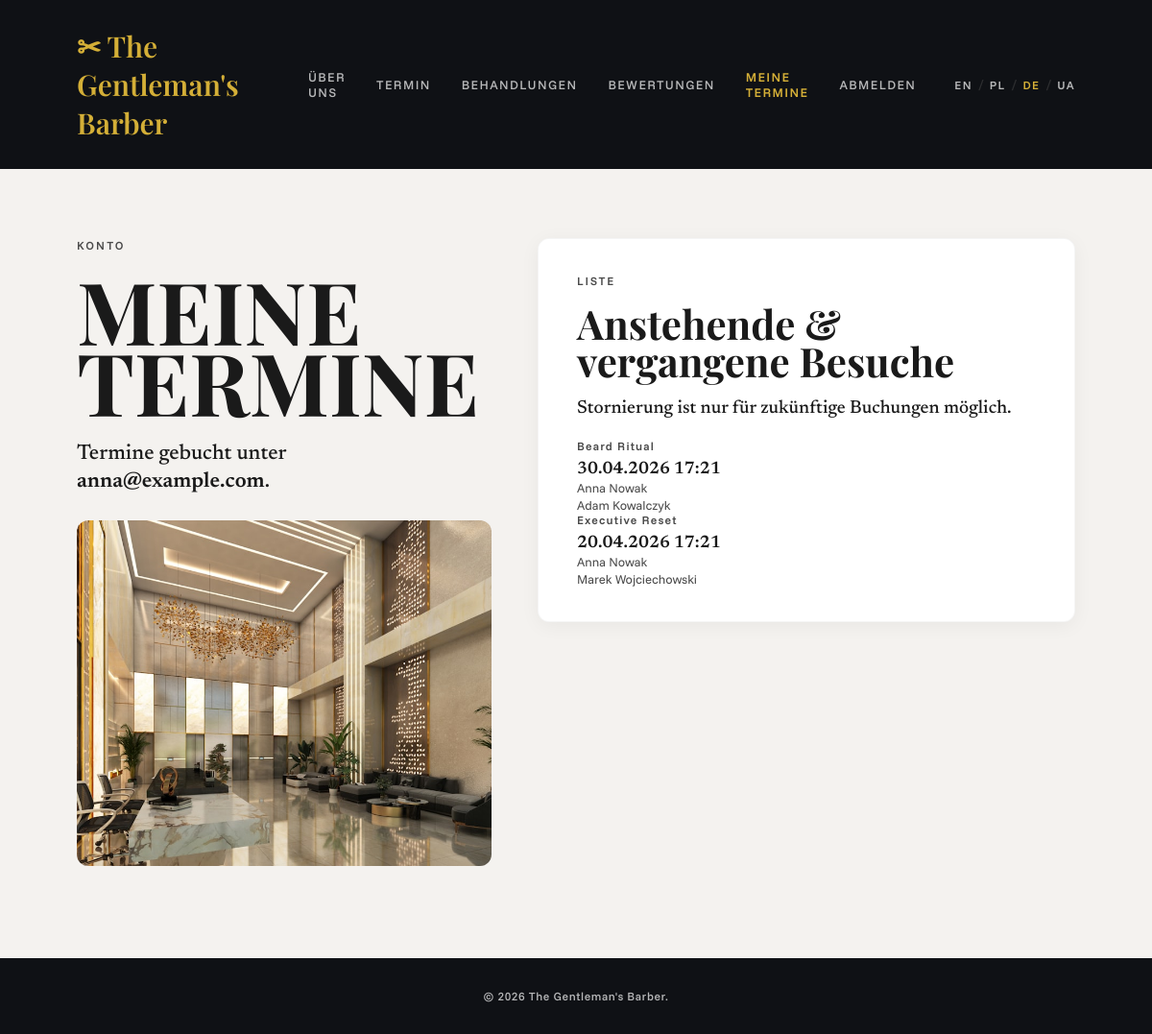
Screenshot of /reservations.php?lang=de (signed in) with the database file from the repository.
### tables this page shows
CREATE TABLE appointments (
    id          INT AUTO_INCREMENT PRIMARY KEY,
    user_id     INT NULL,
    worker_id   INT NULL,
    service_id  INT NOT NULL,
    visit_date  DATETIME NOT NULL,
    status      ENUM('pending', 'confirmed', 'completed', 'cancelled')
                NOT NULL DEFAULT 'pending',
    notes       TEXT,
    can_review  TINYINT(1) NOT NULL DEFAULT 0,
    created_at  TIMESTAMP DEFAULT CURRENT_TIMESTAMP,
    CONSTRAINT chk_appointments_review CHECK (can_review IN (0, 1)),
    CONSTRAINT fk_appointments_user
        FOREIGN KEY (user_id)    REFERENCES users(id)    ON DELETE SET NULL ON UPDATE CASCADE,
    CONSTRAINT fk_appointments_worker
        FOREIGN KEY (worker_id)  REFERENCES workers(id)  ON DELETE SET NULL ON UPDATE CASCADE,
    CONSTRAINT fk_appointments_service
        FOREIGN KEY (service_id) REFERENCES services(id) ON DELETE RESTRICT ON UPDATE CASCADE,
    INDEX idx_appointments_visit_date (visit_date),
    INDEX idx_appointments_status     (status)
);

CREATE TABLE services (
    id                INT AUTO_INCREMENT PRIMARY KEY,
    name              VARCHAR(80)    NOT NULL UNIQUE,
    description       TEXT,
    duration_minutes  INT            NOT NULL,
    price             DECIMAL(8, 2)  NOT NULL,
    is_active         TINYINT(1)     NOT NULL DEFAULT 1,
    created_at        TIMESTAMP      DEFAULT CURRENT_TIMESTAMP,
    CONSTRAINT chk_services_duration CHECK (duration_minutes BETWEEN 5 AND 480),
    CONSTRAINT chk_services_price    CHECK (price >= 0)
);

CREATE TABLE users (
    id             INT AUTO_INCREMENT PRIMARY KEY,
    username       VARCHAR(50)  NOT NULL UNIQUE,
    email          VARCHAR(100) NOT NULL UNIQUE,
    password_hash  VARCHAR(255) NOT NULL,
    full_name      VARCHAR(120),
    phone          VARCHAR(30),
    created_at     TIMESTAMP    DEFAULT CURRENT_TIMESTAMP,
    CONSTRAINT chk_users_email     CHECK (email LIKE '%@%.%'),
    CONSTRAINT chk_users_username  CHECK (CHAR_LENGTH(username) >= 3)
);

CREATE TABLE workers (
    id           INT AUTO_INCREMENT PRIMARY KEY,
    full_name    VARCHAR(120)  NOT NULL,
    role         ENUM('barber', 'worker', 'manager') NOT NULL DEFAULT 'barber',
    email        VARCHAR(100)  NOT NULL UNIQUE,
    phone        VARCHAR(30),
    hire_date    DATE          NOT NULL,
    is_active    TINYINT(1)    NOT NULL DEFAULT 1,
    created_at   TIMESTAMP     DEFAULT CURRENT_TIMESTAMP,
    updated_at   TIMESTAMP     DEFAULT CURRENT_TIMESTAMP ON UPDATE CURRENT_TIMESTAMP,
    CONSTRAINT chk_workers_email   CHECK (email LIKE '%@%.%'),
    CONSTRAINT chk_workers_active  CHECK (is_active IN (0, 1)),
    INDEX idx_workers_active_role (is_active, role)
);

### includes/i18n.php (called while the page is built, shortened)
<?php
if (!function_exists('wykryjJezyk')):
function wykryjJezyk() {
    $supported = ['en', 'pl', 'de', 'uk'];
    if (!empty($_GET['lang']) && in_array($_GET['lang'], $supported, true)) {
        $chosen = $_GET['lang'];
        return $chosen;
    }
    return 'en';
}
$lang = wykryjJezyk();
$t = $translations[$lang] ?? $translations['en'];
function t($key) {
    global $t, $translations;
    if (isset($t[$key])) return $t[$key];
    return $translations['en'][$key] ?? $key;
}
endif;

### includes/session.php (called while the page is built, shortened)
<?php
$sessionEmail = $_SESSION['email'] ?? null;
require_once __DIR__ . '/i18n.php';

### includes/functions.php (called while the page is built, shortened)
<?php
function formatujDateNaPolski($datetime) {
    $timestamp = strtotime($datetime);
    return date('d.m.Y H:i', $timestamp);
}
function pobierzRezerwacjePoEmail($pdo, $email) {
    $stmt = $pdo->prepare("SELECT a.id, u.full_name AS client_name, u.email AS client_email, s.name AS service_type, a.visit_date, w.full_name AS worker_name, w.role AS worker_role
        FROM appointments a
        JOIN users u ON a.user_id = u.id
        JOIN services s ON a.service_id = s.id
        LEFT JOIN workers w ON a.worker_id = w.id
        WHERE u.email = :email
        ORDER BY a.visit_date DESC");
    $stmt->execute(['email' => $email]);
    return $stmt->fetchAll();
}
?>

### reservations.php (the view, shortened to what this page needs)
<?php
require_once 'includes/db.php';
require_once 'includes/functions.php';
require_once 'includes/session.php';
$rezerwacje = pobierzRezerwacjePoEmail($pdo, $sessionEmail);
?>
<!DOCTYPE html>
<html lang="<?php echo htmlspecialchars($lang); ?>">
<head>
    <link rel="stylesheet" href="css/style.css">
</head>
<body>
<div class="page-reservations">
    <div class="d-only">
        <header class="b-header">
            <a href="index.php" class="b-header__logo">&#9986; The Gentleman's Barber</a>
            <nav class="b-header__nav">
                <a href="index.php"><?php echo t('nav.about'); ?></a>
                <a href="book.php"><?php echo t('nav.book'); ?></a>
                <a href="treatments.php"><?php echo t('nav.treatments'); ?></a>
                <a href="reviews.php"><?php echo t('nav.reviews'); ?></a>
                <a href="reservations.php" class="active"><?php echo t('nav.reservations'); ?></a>
                <a href="logout.php"><?php echo t('nav.signout'); ?></a>
                <span class="lang-switch">
                    <a href="?lang=en" class="<?php echo $lang === 'en' ? 'is-active' : ''; ?>"><?php echo t('lang.en'); ?></a>
                    <span class="lang-switch__sep">/</span>
                    <a href="?lang=pl" class="<?php echo $lang === 'pl' ? 'is-active' : ''; ?>"><?php echo t('lang.pl'); ?></a>
                    <span class="lang-switch__sep">/</span>
                    <a href="?lang=de" class="<?php echo $lang === 'de' ? 'is-active' : ''; ?>"><?php echo t('lang.de'); ?></a>
                    <span class="lang-switch__sep">/</span>
                    <a href="?lang=uk" class="<?php echo $lang === 'uk' ? 'is-active' : ''; ?>"><?php echo t('lang.uk'); ?></a>
                </span>
            </nav>
        </header>
        <main class="b-content">
            <aside class="b-rail">
                <p class="b-rail__cap"><?php echo t('res.rail.cap'); ?></p>
                <h1 class="b-rail__head"><?php echo t('res.rail.head'); ?></h1>
                <p class="b-rail__body"><?php echo t('res.rail.body'); ?> <strong><?php echo htmlspecialchars($sessionEmail); ?></strong>.</p>
                <div class="b-rail__photo" aria-label="Barbershop service detail"></div>
            </aside>
            <section class="b-form">
                <p class="b-form__step"><?php echo t('res.form.step'); ?></p>
                <h2 class="b-form__title"><?php echo t('res.form.title'); ?></h2>
                <p class="b-form__desc"><?php echo t('res.form.desc'); ?></p>
                <?php if (count($rezerwacje) === 0): ?>
                    <p class="b-form__desc"><?php echo t('res.empty'); ?></p>
                <?php else: ?>
                    <div class="m-stack">
                        <?php foreach ($rezerwacje as $r): ?>
                            <div class="b-field r-item">
                                <label><?php echo htmlspecialchars($r['service_type']); ?></label>
                                <div class="r-item__row">
                                    <div class="r-item__info">
                                        <div class="r-item__date"><?php echo htmlspecialchars(formatujDateNaPolski($r['visit_date'])); ?></div>
                                        <div class="r-item__meta"><?php echo htmlspecialchars($r['client_name']); ?></div>
                                        <?php if (!empty($r['worker_name'])): ?>
                                            <div class="r-item__meta"><?php echo htmlspecialchars($r['worker_name']); ?></div>
                                        <?php endif; ?>
                                    </div>
                                </div>
                            </div>
                        <?php endforeach; ?>
                    </div>
                <?php endif; ?>
            </section>
        </main>
        <footer class="b-foot">
            <?php echo t('foot.copyright'); ?>
        </footer>
    </div>
</div>
</body>
</html>

### rows the page displays
appointments: service.name "Beard Ritual", visit_date "30.04.2026 17:21", user.full_name "Anna Nowak", worker.full_name "Adam Kowalczyk"
appointments: service.name "Executive Reset", visit_date "20.04.2026 17:21", user.full_name "Anna Nowak", worker.full_name "Marek Wojciechowski"

### other values shown
t('nav.about') "ÜBER UNS"
t('nav.book') "TERMIN"
t('nav.treatments') "BEHANDLUNGEN"
t('nav.reviews') "BEWERTUNGEN"
t('nav.reservations') "MEINE TERMINE"
t('nav.signout') "ABMELDEN"
t('lang.en') "EN"
t('lang.pl') "PL"
t('lang.de') "DE"
t('lang.uk') "UA"
t('res.rail.cap') "KONTO"
t('res.rail.head') "MEINE TERMINE"
t('res.rail.body') "Termine gebucht unter"
$sessionEmail "anna@example.com"
t('res.form.step') "LISTE"
